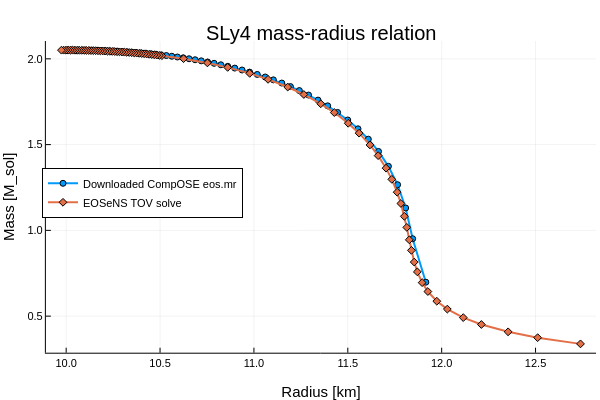

Notebook cell for this chart:
### Markdown cell above
## Compare Curves

### Code cell
plot(compose_radius, compose_mass;
    label="Downloaded CompOSE eos.mr",
    xlabel="Radius [km]",
    ylabel="Mass [M_sol]",
    linewidth=2,
    marker=:circle,
    markersize=3,
    title="SLy4 mass-radius relation"
)

plot!(eosens_radius, eosens_mass;
    label="EOSeNS TOV solve",
    linewidth=2,
    marker=:diamond,
    markersize=3,
    legend=:left
)

### Figure 1 — Plotly figure (JSON) as saved in the notebook; plotly's stock layout.template omitted (floating-point values rounded to 4 significant figures)
{"data": [{"colorbar": {"len": 0.8657, "title": "", "x": 0.9934, "y": 0.5087}, "legendgroup": "Downloaded CompOSE eos.mr", "line": {"color": "rgba(0, 154, 250, 1.000)", "dash": "solid", "shape": "linear", "width": 2}, "marker": {"color": "rgba(0, 154, 250, 1.000)", "line": {"color": "rgba(0, 0, 0, 1.000)", "width": 1}, "size": 6, "symbol": "circle"}, "mode": "lines+markers", "name": "Downloaded CompOSE eos.mr", "showlegend": true, "type": "scatter", "x": [11.92, 11.85, 11.81, 11.77, 11.72, 11.66, 11.61, 11.55, 11.5, 11.45, 11.39, 11.34, 11.29, 11.24, 11.19, 11.15, 11.1, 11.06, 11.02, 10.98, 10.94, 10.9, 10.86, 10.82, 10.79, 10.75, 10.72, 10.69, 10.65, 10.62, 10.59, 10.56, 10.53, 10.51, 10.48, 10.45, 10.42, 10.4, 10.37, 10.35, 10.32, 10.3, 10.28, 10.25, 10.23, 10.21, 10.19, 10.17, 10.14, 10.12, 10.1, 10.08, 10.06, 10.05, 10.03, 10.01], "xaxis": "x", "y": [0.6979, 0.9513, 1.131, 1.266, 1.373, 1.46, 1.532, 1.592, 1.643, 1.688, 1.726, 1.759, 1.789, 1.815, 1.838, 1.859, 1.877, 1.894, 1.909, 1.923, 1.935, 1.946, 1.956, 1.965, 1.974, 1.981, 1.988, 1.995, 2.0, 2.006, 2.011, 2.015, 2.019, 2.023, 2.026, 2.029, 2.032, 2.035, 2.037, 2.039, 2.041, 2.043, 2.044, 2.045, 2.047, 2.048, 2.049, 2.049, 2.05, 2.051, 2.051, 2.052, 2.052, 2.052, 2.052, 2.052], "yaxis": "y"}, {"colorbar": {"len": 0.8657, "title": "", "x": 0.9934, "y": 0.5087}, "legendgroup": "EOSeNS TOV solve", "line": {"color": "rgba(227, 111, 71, 1.000)", "dash": "solid", "shape": "linear", "width": 2}, "marker": {"color": "rgba(227, 111, 71, 1.000)", "line": {"color": "rgba(0, 0, 0, 1.000)", "width": 1}, "size": 6, "symbol": "diamond"}, "mode": "lines+markers", "name": "EOSeNS TOV solve", "showlegend": true, "type": "scatter", "x": [12.74, 12.51, 12.35, 12.21, 12.12, 12.03, 11.97, 11.93, 11.9, 11.87, 11.85, 11.84, 11.83, 11.81, 11.8, 11.78, 11.76, 11.73, 11.7, 11.66, 11.62, 11.56, 11.5, 11.43, 11.36, 11.27, 11.18, 11.08, 10.98, 10.86, 10.75, 10.63, 10.51, 10.5, 10.48, 10.47, 10.46, 10.44, 10.43, 10.42, 10.4, 10.39, 10.38, 10.36, 10.35, 10.34, 10.32, 10.31, 10.3, 10.28, 10.27, 10.26, 10.25, 10.23, 10.22, 10.21, 10.19, 10.18, 10.17, 10.16, 10.14, 10.13, 10.12, 10.11, 10.1, 10.08, 10.07, 10.06, 10.05, 10.03, 10.02, 10.01, 9.999, 9.987, 9.975], "xaxis": "x", "y": [0.3383, 0.3745, 0.4087, 0.4514, 0.4915, 0.541, 0.5871, 0.6435, 0.6954, 0.7581, 0.8153, 0.8835, 0.9451, 1.017, 1.082, 1.157, 1.223, 1.298, 1.363, 1.436, 1.498, 1.567, 1.624, 1.687, 1.738, 1.792, 1.836, 1.88, 1.915, 1.95, 1.976, 2.001, 2.018, 2.02, 2.022, 2.023, 2.025, 2.026, 2.028, 2.029, 2.031, 2.032, 2.033, 2.034, 2.036, 2.037, 2.038, 2.039, 2.04, 2.041, 2.041, 2.042, 2.043, 2.044, 2.044, 2.045, 2.046, 2.046, 2.047, 2.047, 2.048, 2.048, 2.049, 2.049, 2.049, 2.049, 2.05, 2.05, 2.05, 2.05, 2.05, 2.05, 2.05, 2.051, 2.051], "yaxis": "y"}], "layout": {"annotations": [{"font": {"color": "rgba(0, 0, 0, 1.000)", "family": "sans-serif", "size": 20}, "rotation": 0, "showarrow": false, "text": "SLy4 mass-radius relation", "x": 0.535, "xanchor": "center", "xref": "paper", "y": 1, "yanchor": "top", "yref": "paper"}], "height": 400, "legend": {"bgcolor": "rgba(255, 255, 255, 1.000)", "bordercolor": "rgba(0, 0, 0, 1.000)", "borderwidth": 1, "font": {"color": "rgba(0, 0, 0, 1.000)", "family": "sans-serif", "size": 11}, "title": {"font": {"color": "rgba(0, 0, 0, 1.000)", "family": "sans-serif", "size": 15}, "text": ""}, "tracegroupgap": 0, "traceorder": "normal", "x": 0.07, "xanchor": "left", "y": 0.52, "yanchor": "middle"}, "margin": {"b": 20, "l": 0, "r": 0, "t": 20}, "paper_bgcolor": "rgba(255, 255, 255, 1.000)", "plot_bgcolor": "rgba(255, 255, 255, 1.000)", "showlegend": true, "width": 600, "xaxis": {"anchor": "y", "domain": [0.07647, 0.9934], "gridcolor": "rgba(0, 0, 0, 0.100)", "gridwidth": 0.5, "linecolor": "rgba(0, 0, 0, 1.000)", "mirror": false, "range": [9.892, 12.82], "showgrid": true, "showline": true, "showticklabels": true, "tickangle": 0, "tickcolor": "rgb(0, 0, 0)", "tickfont": {"color": "rgba(0, 0, 0, 1.000)", "family": "sans-serif", "size": 11}, "tickmode": "array", "ticks": "inside", "ticktext": ["10.0", "10.5", "11.0", "11.5", "12.0", "12.5"], "tickvals": [10, 10.5, 11, 11.5, 12, 12.5], "title": "Radius [km]", "titlefont": {"color": "rgba(0, 0, 0, 1.000)", "family": "sans-serif", "size": 15}, "type": "-", "visible": true, "zeroline": false, "zerolinecolor": "rgba(0, 0, 0, 1.000)"}, "yaxis": {"anchor": "x", "domain": [0.07581, 0.9415], "gridcolor": "rgba(0, 0, 0, 0.100)", "gridwidth": 0.5, "linecolor": "rgba(0, 0, 0, 1.000)", "mirror": false, "range": [0.2869, 2.104], "showgrid": true, "showline": true, "showticklabels": true, "tickangle": 0, "tickcolor": "rgb(0, 0, 0)", "tickfont": {"color": "rgba(0, 0, 0, 1.000)", "family": "sans-serif", "size": 11}, "tickmode": "array", "ticks": "inside", "ticktext": ["0.5", "1.0", "1.5", "2.0"], "tickvals": [0.5, 1, 1.5, 2], "title": "Mass [M_sol]", "titlefont": {"color": "rgba(0, 0, 0, 1.000)", "family": "sans-serif", "size": 15}, "type": "-", "visible": true, "zeroline": false, "zerolinecolor": "rgba(0, 0, 0, 1.000)"}}}
